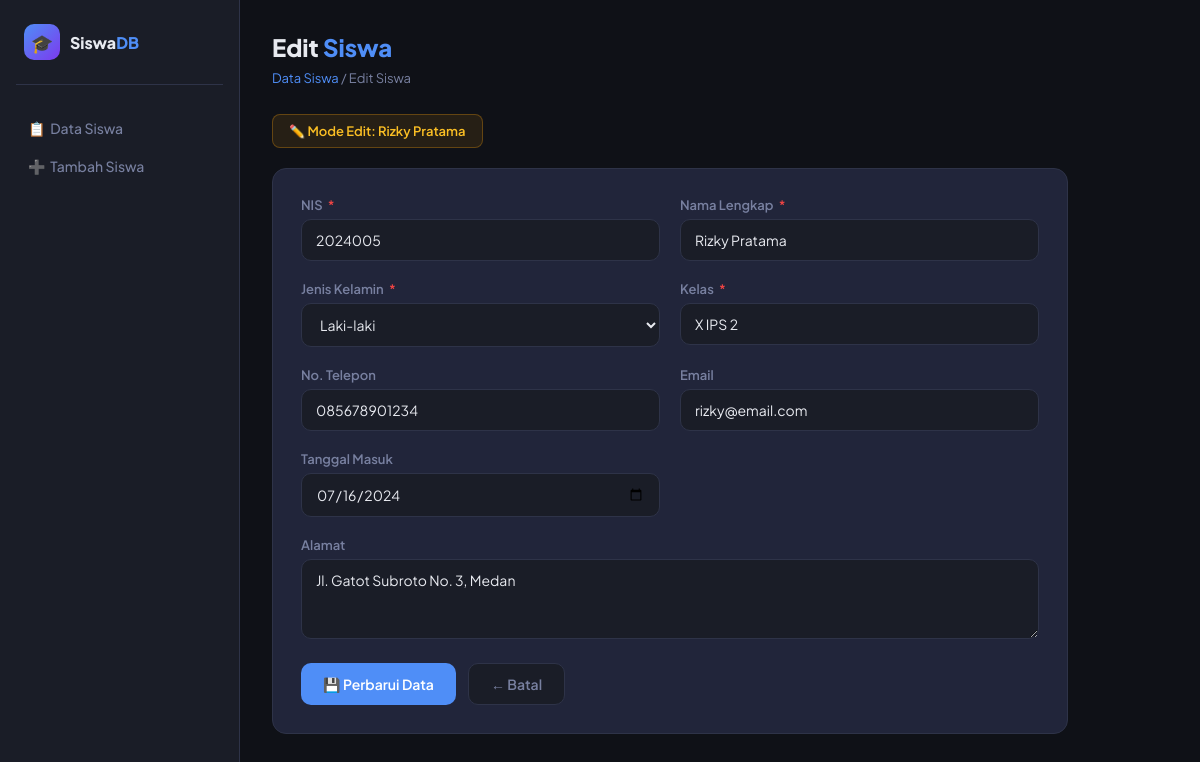
/edit.php?id=5, run on the app's committed database.
### tables this page shows
CREATE TABLE IF NOT EXISTS siswa (
    id              INT AUTO_INCREMENT PRIMARY KEY,
    nis             VARCHAR(20)  NOT NULL UNIQUE,
    nama            VARCHAR(100) NOT NULL,
    jenis_kelamin   ENUM('Laki-laki','Perempuan') NOT NULL,
    kelas           VARCHAR(20)  NOT NULL,
    alamat          TEXT,
    no_telepon      VARCHAR(20),
    email           VARCHAR(100),
    tanggal_masuk   DATE,
    created_at      TIMESTAMP DEFAULT CURRENT_TIMESTAMP
);

### Siswa.php (called while the page is built, shortened)
<?php
require_once __DIR__ . '/../config/Database.php';
class Siswa {
    private $conn;
    private $table = 'siswa';
    public function __construct() {
        $db = new Database();
        $this->conn = $db->connect();
    }
    public function getById($id) {
        $id  = (int)$id;
        $sql = "SELECT * FROM {$this->table} WHERE id = {$id} LIMIT 1";
        $result = $this->conn->query($sql);
        return $result->fetch_assoc();
    }
}

### Database.php (called while the page is built, shortened)
<?php
class Database {
    private $host     = 'localhost';
    private $db_name  = 'db_siswa';
    private $username = 'root';
    private $password = '';
    public function connect() {
        $this->conn = null;
        try {
            $this->conn = new mysqli(
                $this->host,
                $this->username,
                $this->password,
                $this->db_name
            );
            $this->conn->set_charset('utf8mb4');
        } catch (Exception $e) {
            echo '<div class="alert alert-danger">Error: ' . $e->getMessage() . '</div>';
        }
        return $this->conn;
    }
}

### edit.php (the view, shortened to what this page needs)
<?php
require_once __DIR__ . '/../classes/Siswa.php';
$siswaObj = new Siswa();
$id = isset($_GET['id']) ? (int)$_GET['id'] : 0;
$row = $siswaObj->getById($id);
$data = $row;
?>
<!DOCTYPE html>
<html lang="id">
<head>
</head>
<body>
<aside class="sidebar">
  <div class="sidebar-logo">
    <div class="logo-icon">🎓</div>
    <div class="logo-text">Siswa<span>DB</span></div>
  </div>
  <a href="../index.php" class="nav-item">📋 &nbsp;Data Siswa</a>
  <a href="tambah.php" class="nav-item">➕ &nbsp;Tambah Siswa</a>
</aside>
<main class="main">
  <div class="page-title">Edit <span>Siswa</span></div>
  <div class="breadcrumb"><a href="../index.php">Data Siswa</a> / Edit Siswa</div>
  <div class="edit-badge">✏️ Mode Edit: <?= htmlspecialchars($row['nama']) ?></div>
  <div class="form-card">
    <form method="POST">
      <div class="form-grid">
        <div class="form-group">
          <label>NIS <span class="req">*</span></label>
          <input type="text" name="nis" value="<?= htmlspecialchars($data['nis']) ?>" required>
        </div>
        <div class="form-group">
          <label>Nama Lengkap <span class="req">*</span></label>
          <input type="text" name="nama" value="<?= htmlspecialchars($data['nama']) ?>" required>
        </div>
        <div class="form-group">
          <label>Jenis Kelamin <span class="req">*</span></label>
          <select name="jenis_kelamin" required>
            <option value="Laki-laki" <?= $data['jenis_kelamin']==='Laki-laki' ? 'selected':'' ?>>Laki-laki</option>
          </select>
        </div>
        <div class="form-group">
          <label>Kelas <span class="req">*</span></label>
          <input type="text" name="kelas" value="<?= htmlspecialchars($data['kelas']) ?>" required>
        </div>
        <div class="form-group">
          <label>No. Telepon</label>
          <input type="text" name="no_telepon" value="<?= htmlspecialchars($data['no_telepon']) ?>">
        </div>
        <div class="form-group">
          <label>Email</label>
          <input type="email" name="email" value="<?= htmlspecialchars($data['email']) ?>">
        </div>
        <div class="form-group">
          <label>Tanggal Masuk</label>
          <input type="date" name="tanggal_masuk" value="<?= htmlspecialchars($data['tanggal_masuk']) ?>">
        </div>
        <div class="form-group full">
          <label>Alamat</label>
          <textarea name="alamat"><?= htmlspecialchars($data['alamat']) ?></textarea>
        </div>
      </div>
      <div class="form-actions">
        <button type="submit" class="btn btn-primary">💾 Perbarui Data</button>
        <a href="../index.php" class="btn btn-secondary">← Batal</a>
      </div>
    </form>
  </div>
</main>
</body>
</html>

### edit.php (style rules this page uses)
:root { --bg:#0f1117; --surface:#1a1d27; --card:#21253a; --border:#2e3348; --accent:#4f8ef7; --accent2:#7c3aed; --red:#ef4444; --text:#e8eaf0; --muted:#7880a0; --radius:14px; }
* { margin:0; padding:0; box-sizing:border-box; }
body { font-family:'Plus Jakarta Sans',sans-serif; background:var(--bg); color:var(--text); min-height:100vh; }
.sidebar { position:fixed; top:0; left:0; width:240px; height:100vh; background:var(--surface); border-right:1px solid var(--border); display:flex; flex-direction:column; padding:24px 16px; z-index:100; }
.sidebar-logo { display:flex; align-items:center; gap:10px; padding:0 8px 24px; border-bottom:1px solid var(--border); margin-bottom:24px; }
.logo-icon { width:36px; height:36px; border-radius:10px; background:linear-gradient(135deg,var(--accent),var(--accent2)); display:flex; align-items:center; justify-content:center; font-size:18px; }
.logo-text { font-weight:800; font-size:16px; }
.logo-text span { color:var(--accent); }
.nav-item { display:flex; align-items:center; gap:10px; padding:10px 12px; border-radius:10px; color:var(--muted); text-decoration:none; font-size:14px; font-weight:500; transition:all .2s; }
.main { margin-left:240px; padding:32px; max-width:860px; }
.page-title { font-size:24px; font-weight:800; margin-bottom:8px; }
.page-title span { color:var(--accent); }
.breadcrumb { font-size:13px; color:var(--muted); margin-bottom:28px; }
.breadcrumb a { color:var(--accent); text-decoration:none; }
.form-card { background:var(--card); border:1px solid var(--border); border-radius:var(--radius); padding:28px; }
.form-grid { display:grid; grid-template-columns:1fr 1fr; gap:20px; }
.form-group { display:flex; flex-direction:column; gap:6px; }
.form-group.full { grid-column:1/-1; }
label { font-size:13px; font-weight:600; color:var(--muted); }
label .req { color:var(--red); margin-left:3px; }
input,select,textarea { padding:11px 14px; border-radius:10px; background:var(--surface); border:1px solid var(--border); color:var(--text); font-family:inherit; font-size:14px; outline:none; transition:border .2s; }
textarea { resize:vertical; min-height:80px; }
select option { background:var(--surface); }
.form-actions { display:flex; gap:12px; margin-top:24px; }
.btn { display:inline-flex; align-items:center; gap:7px; padding:11px 22px; border-radius:10px; font-family:inherit; font-size:14px; font-weight:600; border:none; cursor:pointer; text-decoration:none; transition:all .2s; }
.btn-primary { background:var(--accent); color:#fff; }
.btn-secondary { background:var(--surface); color:var(--muted); border:1px solid var(--border); }
.edit-badge { display:inline-flex; align-items:center; gap:8px; padding:8px 16px; border-radius:8px; background:rgba(245,158,11,.1); border:1px solid rgba(245,158,11,.3); color:#fbbf24; font-size:13px; font-weight:600; margin-bottom:20px; }

### data on the page
siswa: nama "Rizky Pratama", nis "2024005", jenis_kelamin "Laki-laki", kelas "X IPS 2", no_telepon "085678901234", email "rizky@email.com", tanggal_masuk "07/16/2024", alamat "Jl. Gatot Subroto No. 3, Medan"
